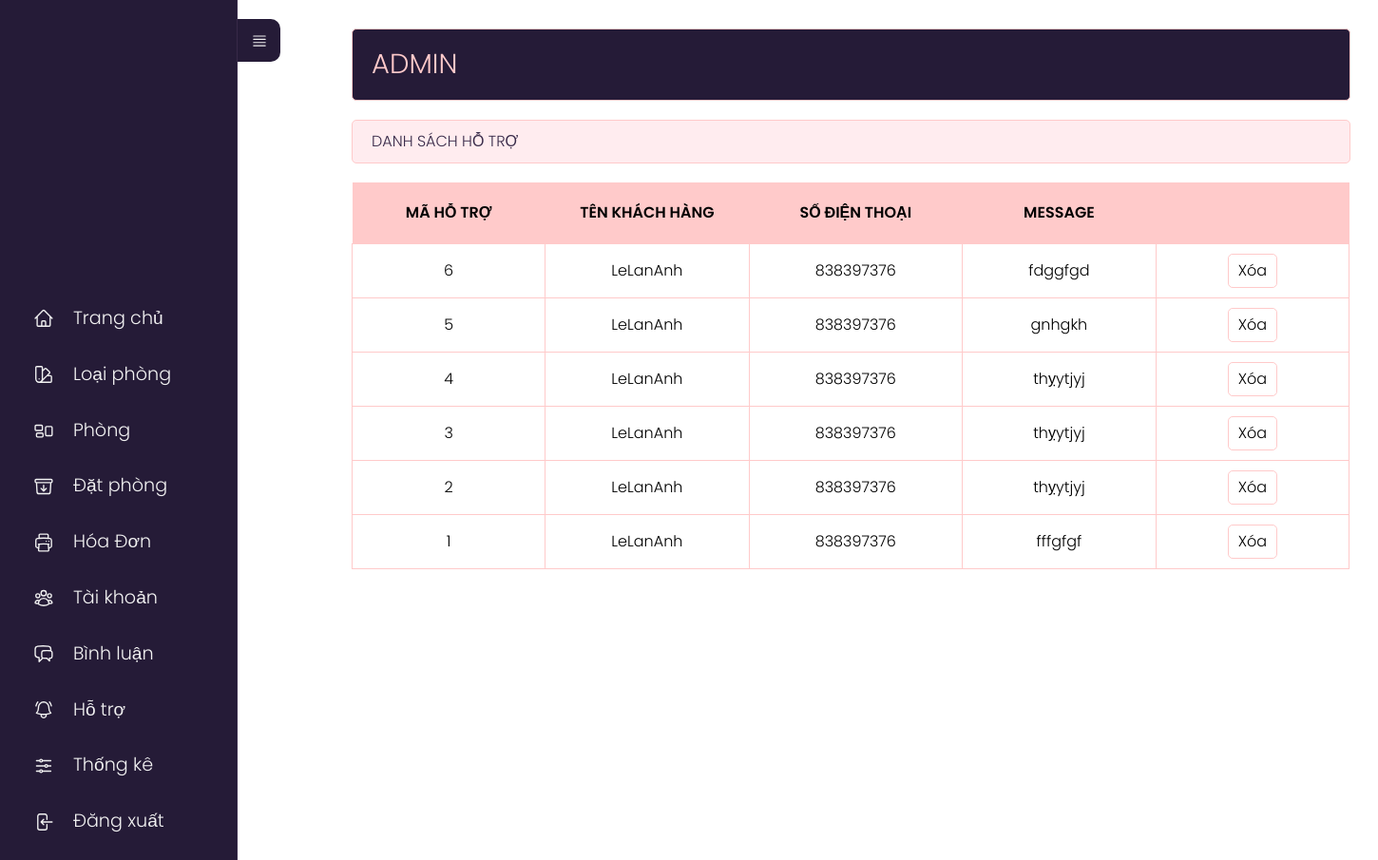
Page /admin/index.php?act=dsht on the committed database.
### tables this page shows
CREATE TABLE `hotro` (
  `id_hotro` int(11) NOT NULL,
  `name_user` varchar(255) NOT NULL,
  `tel` int(10) NOT NULL,
  `ghichu` text NOT NULL
);

### model/pdo.php (called while the page is built, shortened)
<?php
function pdo_get_connection(){
    $dburl = "mysql:host=localhost;dbname=khachsan;charset=utf8";
    $user = 'root';
    $password = '';
    $conn = new PDO($dburl, $user, $password);
    $conn->setAttribute(PDO::ATTR_ERRMODE, PDO::ERRMODE_EXCEPTION);
    return $conn;
}
function pdo_query($sql){
    $sql_args = array_slice(func_get_args(), 1);
    try{
        $conn = pdo_get_connection();
        $stmt = $conn->prepare($sql);
        $stmt->execute($sql_args);
        $rows = $stmt->fetchAll();
        return $rows;
    }
    catch(PDOException $e){
        throw $e;
    }
    finally{
        unset($conn);
    }
}

### model/hotro.php (called while the page is built, shortened)
<?php
    function loadall_hotro($id){
        $sql="select * from hotro where 1";
        $sql.=" order by id_hotro desc";
        $listhotro=pdo_query($sql);
        return $listhotro;
    }
?>

### admin/hotro/list.php (the view, shortened to what this page needs)
<div class="row">
    <div class="row mb headeradmin" style="width:143%;">
        <h1 style="padding: 15px 0;">ADMIN </h1>
    </div>
    <div class="row formtittle" style="width:143%;">
        <h3>DANH SÁCH HỖ TRỢ</h3>
    </div>
    <div class="row formcontent">
        <form action="index.php?act=thongke" method="post">
            <div class="row mb10 formdshanghoa" style="width:1050px;">
                <table>
                    <tr>
                        <th>MÃ HỖ TRỢ</th>
                        <th>TÊN KHÁCH HÀNG</th>
                        <th>SỐ ĐIỆN THOẠI</th>
                        <th>MESSAGE</th>
                        <th style="background-color: #FFCACA;"></th>
                    </tr>
                    <?php
                    foreach ($listhotro as $hotro) {
                        extract($hotro);
                        $xoaht = "index.php?act=xoaht&id=" . $id_hotro;
                        echo '<tr>
                                        <td>' . $id_hotro . '</td>
                                        <td>' . $name_user . '</td>
                                        <td>' . $tel . '</td>
                                        <td>' . $ghichu . '</td>
                                        <td><a onclick="return DELETE()" href="' . $xoaht . '"><input type="button" value="Xóa"></a></td>
                                    </tr>';
                    }
                    ?>
                </table>
            </div>
        </form>
    </div>
</div>
</div>

### view_demo/css/styleadmin.css (style rules this page uses)
* { padding: 0; margin: 0; box-sizing: border-box; font-family: 'Poppins', sans-serif; font-weight: 300; }
body { position: relative; width: 100%; min-height: 150vh; }
.row { float: left; width: 70%; }
.mb { margin-bottom: 20px; }
.mb10 { margin-bottom: 10px; }
.formtk input[type="submit"], .formcontent input[type="submit"], .formcontent input[type="reset"], .formcontent input[type="button"] { border-radius: 5px; padding: 5px 10px; background-color: #ffffff; border: 1px solid #FFCACA; }
.headeradmin { background-color: #251B37; border: 1px solid #FFCACA; color: #FFCACA; border-radius: 5px; padding: 0px 20px; width: 70%; }
.headeradmin h1 { font-size: 2vw; }
.formtittle { background-color: #FFECEF; border: 1px solid #FFCACA; color: #372948; border-radius: 5px; padding: 10px 20px; }
.formcontent { padding: 20px 0; }
table tr th { font-weight: 600; }
.formdshanghoa table { width: 100%; border-collapse: collapse; }
.formdshanghoa table th:nth-child(1) { width: 10%; padding: 20px; background-color: #FFCACA; }
.formdshanghoa table th:nth-child(2) { width: 10%; background-color: #FFCACA; }
.formdshanghoa table th:nth-child(3) { width: 10%; background-color: #FFCACA; }
.formdshanghoa table th:nth-child(4) { width: 10%; background-color: #FFCACA; }
.formdshanghoa table th:nth-child(5) { width: 10%; background-color: #FFCACA; }
.formdshanghoa table td { border: 1px solid #FFCACA; padding: 10px 20px; text-align: center; }

### rows in the picture
hotro: id_hotro "6", name_user "LeLanAnh", tel "838397376", ghichu "fdggfgd"
hotro: id_hotro "5", name_user "LeLanAnh", tel "838397376", ghichu "gnhgkh"
hotro: id_hotro "4", name_user "LeLanAnh", tel "838397376", ghichu "thỵytjyj"
hotro: id_hotro "3", name_user "LeLanAnh", tel "838397376", ghichu "thỵytjyj"
hotro: id_hotro "2", name_user "LeLanAnh", tel "838397376", ghichu "thỵytjyj"
hotro: id_hotro "1", name_user "LeLanAnh", tel "838397376", ghichu "fffgfgf"
